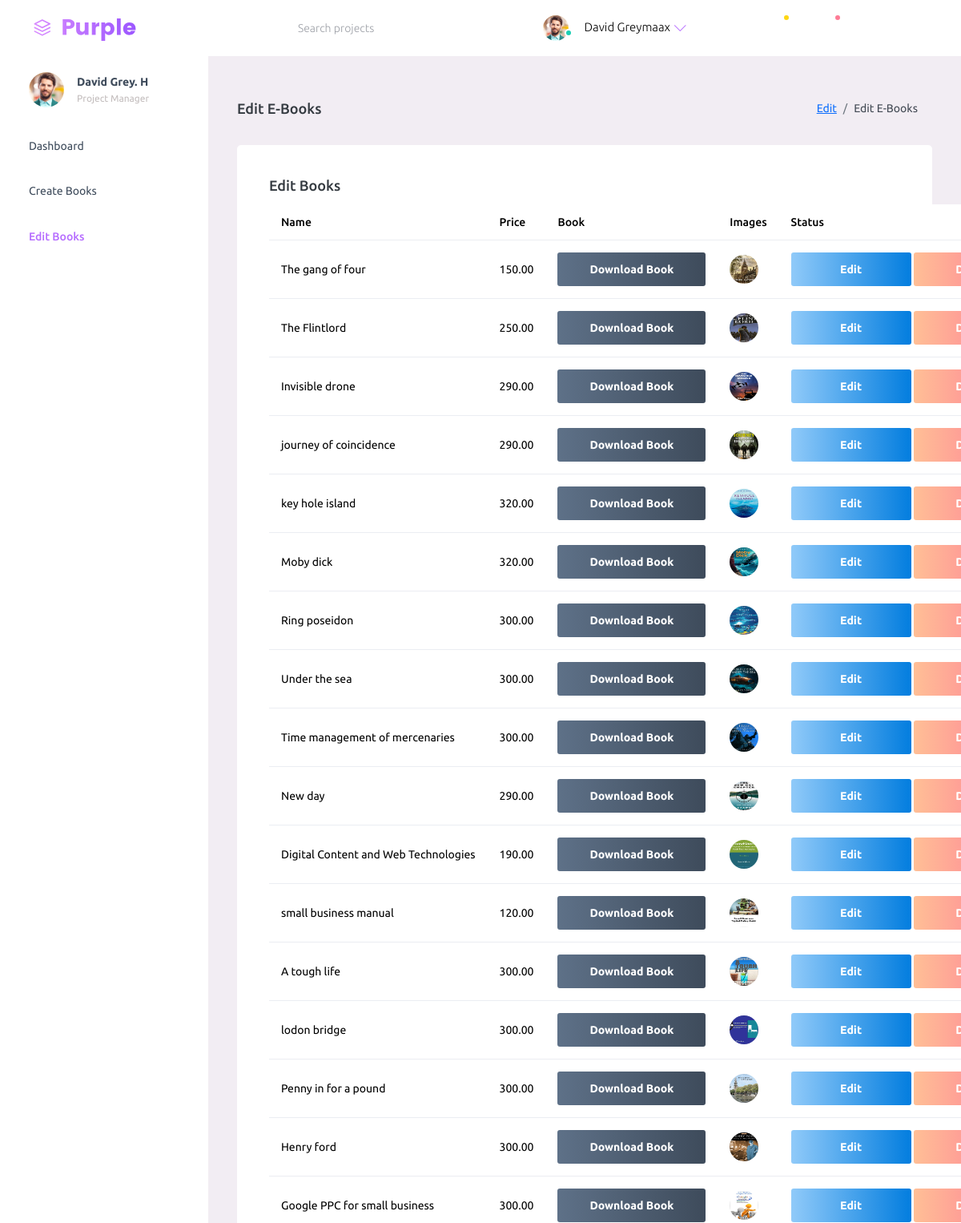
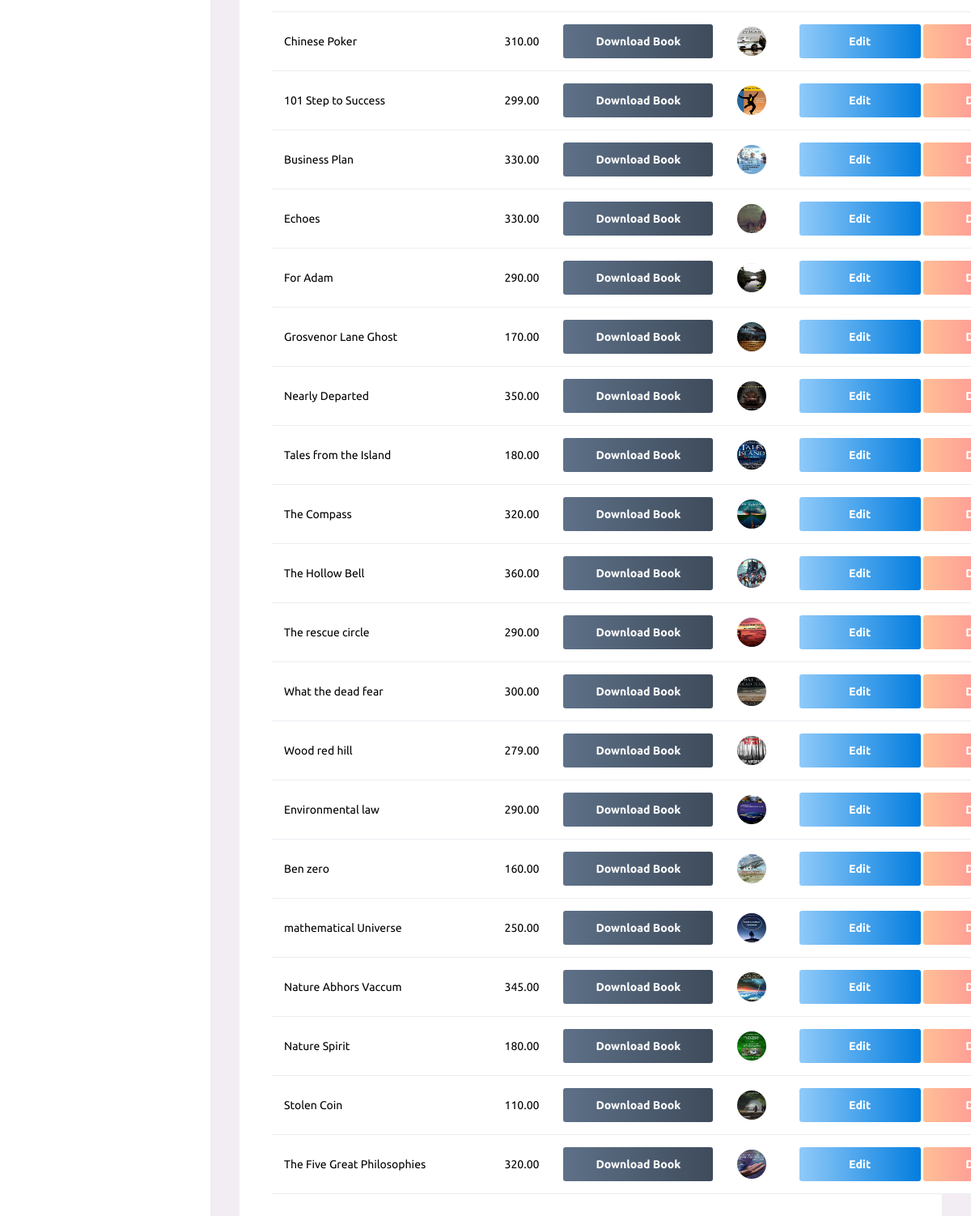
Page /dashboard/author-auth/auth-view.php (signed in) on the committed database (2 pictures, top to bottom).
### tables this page shows
CREATE TABLE `ebooks` (
  `ebook_id` int(11) NOT NULL,
  `title` varchar(50) NOT NULL,
  `author_id` int(11) DEFAULT NULL,
  `category_id` int(11) DEFAULT NULL,
  `description` text DEFAULT NULL,
  `language` varchar(50) DEFAULT NULL,
  `isbn` varchar(20) DEFAULT NULL,
  `cover_image` varchar(255) DEFAULT NULL,
  `file_path` varchar(255) NOT NULL,
  `price` decimal(10,2) DEFAULT 0.00,
  `is_free` tinyint(1) DEFAULT 0,
  `published_at` date DEFAULT NULL,
  `created_at` datetime DEFAULT current_timestamp()
);

### dashboard/author-auth/auth-view.php (the view, shortened to what this page needs)
<?php
include "../assets/includes/header.php"; ?>
  <div class="container-scroller">
    <nav class="navbar default-layout-navbar col-lg-12 col-12 p-0 fixed-top d-flex flex-row">
      <div class="text-center navbar-brand-wrapper d-flex align-items-center justify-content-start">
        <a class="navbar-brand brand-logo" href="index.php"><img src="../assets/images/logo.svg" alt="logo" /></a>
      </div>
      <div class="navbar-menu-wrapper d-flex align-items-stretch">
        <button class="navbar-toggler navbar-toggler align-self-center" type="button" data-toggle="minimize">
          <span class="mdi mdi-menu"></span>
        </button>
        <div class="search-field d-none d-md-block">
          <form class="d-flex align-items-center h-100" action="#">
            <div class="input-group">
              <div class="input-group-prepend bg-transparent">
                <i class="input-group-text border-0 mdi mdi-magnify"></i>
              </div>
              <input type="text" class="form-control bg-transparent border-0" placeholder="Search projects">
            </div>
          </form>
        </div>
        <ul class="navbar-nav navbar-nav-right">
          <li class="nav-item nav-profile dropdown">
            <a class="nav-link dropdown-toggle" id="profileDropdown" href="#" data-bs-toggle="dropdown" aria-expanded="false">
              <div class="nav-profile-img">
                <img src="../assets/images/faces/face1.jpg" alt="image">
                <span class="availability-status online"></span>
              </div>
              <div class="nav-profile-text">
                <p class="mb-1 text-black">David Greymaax</p>
              </div>
            </a>
          </li>
          <li class="nav-item d-none d-lg-block full-screen-link">
            <a class="nav-link">
              <i class="mdi mdi-fullscreen" id="fullscreen-button"></i>
            </a>
          </li>
          <li class="nav-item dropdown">
            <a class="nav-link count-indicator dropdown-toggle" id="messageDropdown" href="#" data-bs-toggle="dropdown" aria-expanded="false">
              <i class="mdi mdi-email-outline"></i>
              <span class="count-symbol bg-warning"></span>
            </a>
          </li>
          <li class="nav-item dropdown">
            <a class="nav-link count-indicator dropdown-toggle" id="notificationDropdown" href="#" data-bs-toggle="dropdown">
              <i class="mdi mdi-bell-outline"></i>
              <span class="count-symbol bg-danger"></span>
            </a>
          </li>
          <li class="nav-item nav-logout d-none d-lg-block">
            <a class="nav-link" href="#">
              <i class="mdi mdi-power"></i>
            </a>
          </li>
          <li class="nav-item nav-settings d-none d-lg-block">
            <a class="nav-link" href="#">
              <i class="mdi mdi-format-line-spacing"></i>
            </a>
          </li>
        </ul>
      </div>
    </nav>
    <div class="container-fluid page-body-wrapper">
      <nav class="sidebar sidebar-offcanvas" id="sidebar">
        <ul class="nav">
          <li class="nav-item nav-profile">
            <a href="#" class="nav-link">
              <div class="nav-profile-image">
                <img src="../assets/images/faces/face1.jpg" alt="profile" />
              </div>
              <div class="nav-profile-text d-flex flex-column">
                <span class="font-weight-bold mb-2">David Grey. H</span>
                <span class="text-secondary text-small">Project Manager</span>
              </div>
              <i class="mdi mdi-bookmark-check text-success nav-profile-badge"></i>
            </a>
          </li>
          <li class="nav-item">
            <a class="nav-link" href="index.php">
              <span class="menu-title">Dashboard</span>
              <i class="mdi mdi-home menu-icon"></i>
            </a>
          </li>
          <li class="nav-item">
            <a class="nav-link" href="auth-create-ebook.php">
              <span class="menu-title">Create Books</span>
              <i class="mdi mdi-crosshairs-gps menu-icon"></i>
            </a>
          </li>
          <li class="nav-item">
            <a class="nav-link" href="auth-view.php">
              <span class="menu-title">Edit Books</span>
              <i class="mdi mdi-contacts menu-icon"></i>
            </a>
          </li>
        </ul>
      </nav>
      <div class="main-panel">
        <div class="content-wrapper">
          <div class="page-header">
            <h3 class="page-title"> Edit E-Books </h3>
            <nav aria-label="breadcrumb">
              <ol class="breadcrumb">
                <li class="breadcrumb-item"><a href="#">Edit</a></li>
                <li class="breadcrumb-item active" aria-current="page">Edit E-Books</li>
              </ol>
            </nav>
          </div>
          <div class="row">
            <div class="col-lg-12 grid-margin stretch-card">
              <div class="card">
                <div class="card-body">
                  <h4 class="card-title">Edit Books</h4>
                  <table class="table">
                    <thead>
                      <tr>
                        <th>Name</th>
                        <th>Price</th>
                        <th>Book</th>
                        <th>Images</th>
                        <th>Status</th>
                      </tr>
                    </thead>
                    <tbody>
                      <?php
                      $sql = "SELECT * FROM ebooks";
                      $result = $conn->query($sql);
                      if ($result->num_rows > 0):
                        while ($row = $result->fetch_assoc()):
                      ?>
                          <tr>
                            <td><?= htmlspecialchars($row['title']) ?></td>
                            <td><?= htmlspecialchars($row['price']) ?></td>
                            <td>
                              <?php if (!empty($row['file_path'])): ?>
                                <a href="../uploads/files/<?= htmlspecialchars($row['file_path']) ?>" class="btn btn-gradient-dark btn-fw" download>
                                   Download Book
                                </a>
                              <?php else: ?>
                                <span>No File Available</span>
                              <?php endif; ?>
                            </td>
                            <td>
                            <?php if (!empty($row['cover_image'])): ?>
                            <img src="../assets/uploads/images/<?= htmlspecialchars($row['cover_image']) ?>" class="card-img-top" alt="Cover Image">
                            <?php else: ?>
                                <img src="https://via.placeholder.com/100x150?text=No+Image" alt="No Image" style="width: 100px; height: 150px; border-radius: 0;">
                              <?php endif; ?>
                            </td>
                            <td>
                              <span>
                                <a href="auth-edit-ebook.php?id=<?= $row['ebook_id'] ?>" class="btn btn-gradient-info btn-fw">Edit</a>
                                <a href="auth-delete-ebook.php?id=<?= $row['ebook_id'] ?>" class="btn btn-gradient-danger btn-fw" onclick="return confirm('Are you sure you want to delete this eBook?');">Delete</a>
                              </span>
                            </td>
                          </tr>
                      <?php
                        endwhile;
                      else:
                        echo "<p class='text-center'>No eBooks found.</p>";
                      endif;
                      ?>
                    </tbody>
                  </table>
                </div>
              </div>
            </div>
          </div>
        </div>
      </div>
    </div>
  </div>
  <?php include "../assets/includes/footer.php"; ?>

### rows in the picture
ebooks: title "The gang of four", price "150.00", cover_image (picture)
ebooks: title "The Flintlord", price "250.00", cover_image (picture)
ebooks: title "Invisible drone", price "290.00", cover_image (picture)
ebooks: title "journey of coincidence", price "290.00", cover_image (picture)
ebooks: title "key hole island", price "320.00", cover_image (picture)
ebooks: title "Moby dick", price "320.00", cover_image (picture)
ebooks: title "Ring poseidon", price "300.00", cover_image (picture)
ebooks: title "Under the sea", price "300.00", cover_image (picture)
ebooks: title "Time management of mercenaries", price "300.00", cover_image (picture)
ebooks: title "New day", price "290.00", cover_image (picture)
ebooks: title "Digital Content and Web Technologies", price "190.00", cover_image (picture)
ebooks: title "small business manual", price "120.00", cover_image (picture)
ebooks: title "A tough life", price "300.00", cover_image (picture)
ebooks: title "lodon bridge", price "300.00", cover_image (picture)
ebooks: title "Penny in for a pound", price "300.00", cover_image (picture)
ebooks: title "Henry ford", price "300.00", cover_image (picture)
ebooks: title "Google PPC for small business", price "300.00", cover_image (picture)
ebooks: title "Chinese Poker", price "310.00", cover_image (picture)
ebooks: title "101 Step to Success", price "299.00", cover_image (picture)
ebooks: title "Business Plan", price "330.00", cover_image (picture)
ebooks: title "Echoes", price "330.00", cover_image (picture)
ebooks: title "For Adam", price "290.00", cover_image (picture)
ebooks: title "Grosvenor Lane Ghost", price "170.00", cover_image (picture)
ebooks: title "Nearly Departed", price "350.00", cover_image (picture)
ebooks: title "Tales from the Island", price "180.00", cover_image (picture)
ebooks: title "The Compass", price "320.00", cover_image (picture)
ebooks: title "The Hollow Bell", price "360.00", cover_image (picture)
ebooks: title "The rescue circle", price "290.00", cover_image (picture)
ebooks: title "What the dead fear", price "300.00", cover_image (picture)
ebooks: title "Wood red hill", price "279.00", cover_image (picture)
ebooks: title "Environmental law", price "290.00", cover_image (picture)
ebooks: title "Ben zero", price "160.00", cover_image (picture)
ebooks: title "mathematical Universe", price "250.00", cover_image (picture)
ebooks: title "Nature Abhors Vaccum", price "345.00", cover_image (picture)
ebooks: title "Nature Spirit", price "180.00", cover_image (picture)
ebooks: title "Stolen Coin", price "110.00", cover_image (picture)
ebooks: title "The Five Great Philosophies", price "320.00", cover_image (picture)
